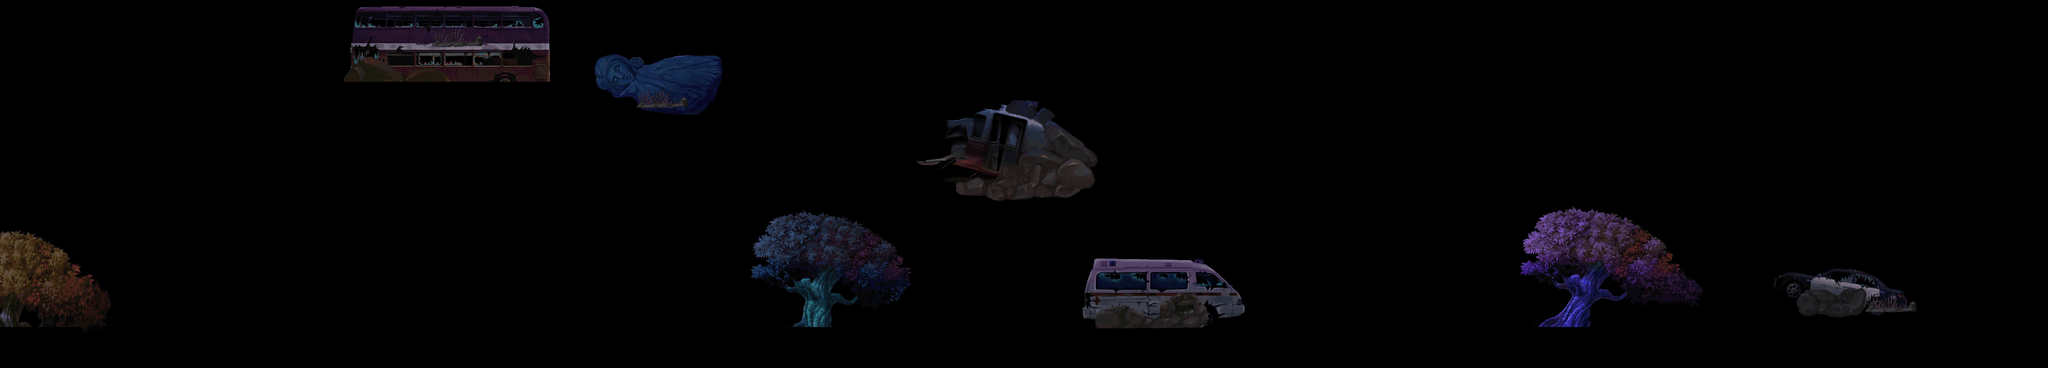

This game map was drawn from its Tiled (.tmx) file and the tilesets committed beside it. A one-line description and the trimmed map source follow:
An orthogonal 100x18 tile map with 40x40 px tiles, 2 tile layers (land1, land2).

<map version="1.0" orientation="orthogonal" width="100" height="18" tilewidth="40" tileheight="40">
 <tileset firstgid="1" name="a-jinjing" tilewidth="40" tileheight="40">
  <image source="a-jinjing.png" width="2036" height="1144" />
 </tileset>
 <layer name="land1" width="100" height="18">
  <data>[1800 cells, 436 non-empty, 436 distinct tile ids]</data>
 </layer>
 <layer name="land2" width="100" height="18">
  <data>[1800 cells, 36 non-empty, 12 distinct tile ids]</data>
 </layer>
</map>
